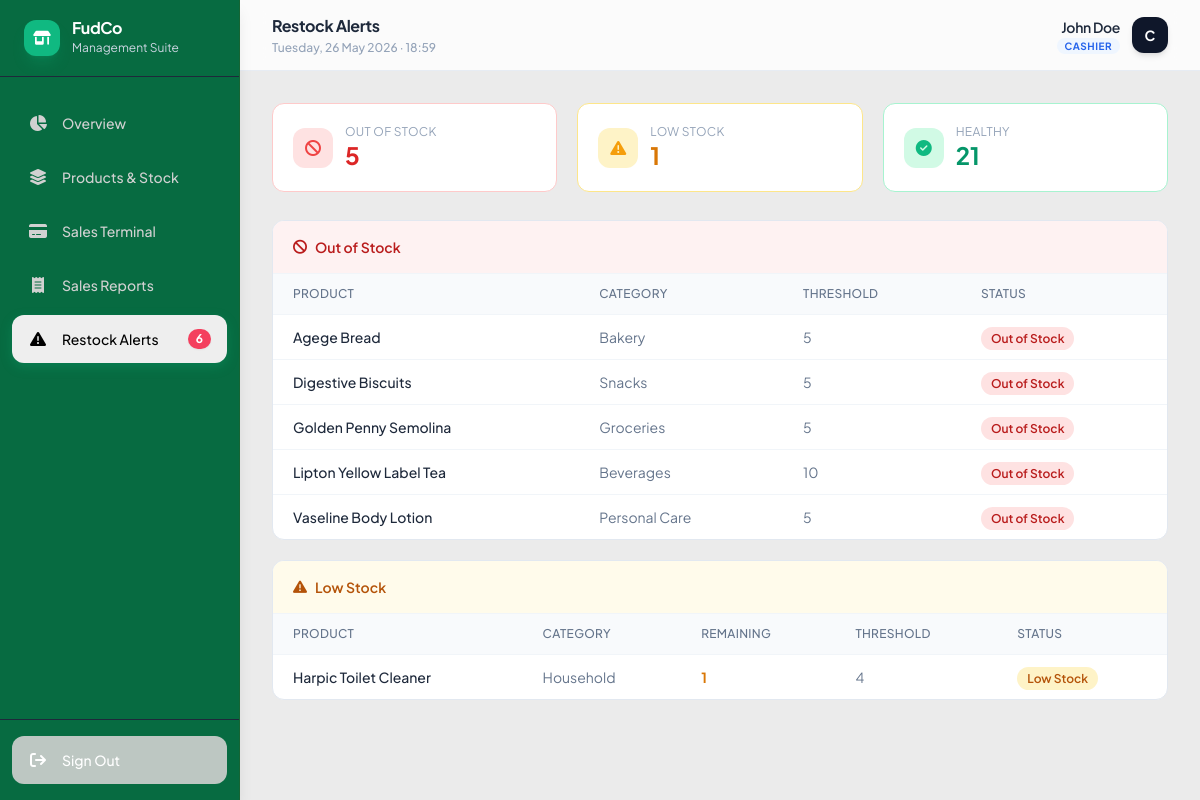
Screenshot of /restock-alerts/ (signed in) with the database file from the repository.
### store/models.py (models this page shows, shortened)
class Product(models.Model):
    name               = models.CharField(max_length=200)
    category           = models.CharField(max_length=50, choices=CATEGORY_CHOICES, default='other')
    price              = models.DecimalField(max_digits=10, decimal_places=2)
    quantity           = models.PositiveIntegerField(default=0)
    restock_threshold  = models.PositiveIntegerField(default=5)
    image              = models.ImageField(upload_to='products/', blank=True, null=True)
    created_at         = models.DateTimeField(auto_now_add=True)
    updated_at         = models.DateTimeField(auto_now=True)
    class Meta:
        ordering = ['name']

### store/views.py (the view)
# urls.py: path('restock-alerts/',             views.restock_alerts, name='restock_alerts'),
@login_required_custom
def restock_alerts(request):
    out_of_stock = Product.objects.filter(quantity=0).order_by('name')
    low_stock    = Product.objects.filter(
                       quantity__gt=0,
                       quantity__lte=F('restock_threshold'),
                   ).order_by('quantity')
    healthy      = Product.objects.filter(
                       quantity__gt=F('restock_threshold')
                   ).count()
    context = {
        'out_of_stock':    out_of_stock,
        'low_stock':       low_stock,
        'healthy_count':   healthy,
        'low_stock_count': out_of_stock.count() + low_stock.count(),
    }
    return render(request, 'store/restock_alerts.html', context)

### store/models.py (called while the page is built)
    def is_manager(self):
        return self.role == 'manager'

### templates/store/restock_alerts.html (shortened to what this page needs)
{% extends 'base.html' %}
{% block nav_alerts %}active{% endblock %}
{% block page_title %}Restock Alerts{% endblock %}
{% block content %}
<div class="grid grid-cols-3 gap-3 md:gap-5 mb-5 md:mb-7">
  <div class="bg-white rounded-xl border border-red-200 p-3 md:p-5">
    <div class="flex items-center gap-2 md:gap-3">
      <div class="w-8 h-8 md:w-10 md:h-10 bg-red-100 rounded-xl flex items-center justify-center shrink-0">
        <i class="fa-solid fa-ban text-red-500 text-sm md:text-base"></i>
      </div>
      <div class="min-w-0">
        <p class="text-slate-400 text-xs uppercase tracking-wide leading-tight">Out of Stock</p>
        <p class="text-xl md:text-2xl font-bold text-red-600">{{ out_of_stock.count }}</p>
      </div>
    </div>
  </div>
  <div class="bg-white rounded-xl border border-amber-200 p-3 md:p-5">
    <div class="flex items-center gap-2 md:gap-3">
      <div class="w-8 h-8 md:w-10 md:h-10 bg-amber-100 rounded-xl flex items-center justify-center shrink-0">
        <i class="fa-solid fa-triangle-exclamation text-amber-500 text-sm md:text-base"></i>
      </div>
      <div class="min-w-0">
        <p class="text-slate-400 text-xs uppercase tracking-wide leading-tight">Low Stock</p>
        <p class="text-xl md:text-2xl font-bold text-amber-600">{{ low_stock.count }}</p>
      </div>
    </div>
  </div>
  <div class="bg-white rounded-xl border border-emerald-200 p-3 md:p-5">
    <div class="flex items-center gap-2 md:gap-3">
      <div class="w-8 h-8 md:w-10 md:h-10 bg-emerald-100 rounded-xl flex items-center justify-center shrink-0">
        <i class="fa-solid fa-circle-check text-emerald-500 text-sm md:text-base"></i>
      </div>
      <div class="min-w-0">
        <p class="text-slate-400 text-xs uppercase tracking-wide leading-tight">Healthy</p>
        <p class="text-xl md:text-2xl font-bold text-emerald-600">{{ healthy_count }}</p>
      </div>
    </div>
  </div>
</div>
{% if out_of_stock %}
<div class="bg-white rounded-xl border border-slate-200 overflow-hidden mb-4 md:mb-5">
  <div class="px-4 md:px-5 py-4 border-b border-slate-100 bg-red-50">
    <h3 class="font-semibold text-red-700 text-sm flex items-center gap-2">
      <i class="fa-solid fa-ban"></i> Out of Stock
    </h3>
  </div>
  <div class="overflow-x-auto">
    <table class="w-full text-sm min-w-[480px]">
      <thead>
        <tr class="bg-slate-50 text-slate-500 text-xs uppercase tracking-wide border-b border-slate-100">
          <th class="px-4 md:px-5 py-3 text-left font-medium">Product</th>
          <th class="px-4 md:px-5 py-3 text-left font-medium">Category</th>
          <th class="px-4 md:px-5 py-3 text-left font-medium">Threshold</th>
          <th class="px-4 md:px-5 py-3 text-left font-medium">Status</th>
        </tr>
      </thead>
      <tbody class="divide-y divide-slate-100">
        {% for product in out_of_stock %}
        <tr class="hover:bg-slate-50">
          <td class="px-4 md:px-5 py-3 font-medium text-slate-800">{{ product.name }}</td>
          <td class="px-4 md:px-5 py-3 text-slate-500 capitalize">{{ product.get_category_display }}</td>
          <td class="px-4 md:px-5 py-3 text-slate-500">{{ product.restock_threshold }}</td>
          <td class="px-4 md:px-5 py-3">
            <span class="bg-red-100 text-red-700 text-xs font-semibold px-2.5 py-1 rounded-full">
              Out of Stock
            </span>
          </td>
        </tr>
        {% endfor %}
      </tbody>
    </table>
  </div>
</div>
{% endif %}
{% if low_stock %}
<div class="bg-white rounded-xl border border-slate-200 overflow-hidden">
  <div class="px-4 md:px-5 py-4 border-b border-slate-100 bg-amber-50">
    <h3 class="font-semibold text-amber-700 text-sm flex items-center gap-2">
      <i class="fa-solid fa-triangle-exclamation"></i> Low Stock
    </h3>
  </div>
  <div class="overflow-x-auto">
    <table class="w-full text-sm min-w-[520px]">
      <thead>
        <tr class="bg-slate-50 text-slate-500 text-xs uppercase tracking-wide border-b border-slate-100">
          <th class="px-4 md:px-5 py-3 text-left font-medium">Product</th>
          <th class="px-4 md:px-5 py-3 text-left font-medium">Category</th>
          <th class="px-4 md:px-5 py-3 text-left font-medium">Remaining</th>
          <th class="px-4 md:px-5 py-3 text-left font-medium">Threshold</th>
          <th class="px-4 md:px-5 py-3 text-left font-medium">Status</th>
        </tr>
      </thead>
      <tbody class="divide-y divide-slate-100">
        {% for product in low_stock %}
        <tr class="hover:bg-slate-50">
          <td class="px-4 md:px-5 py-3 font-medium text-slate-800">{{ product.name }}</td>
          <td class="px-4 md:px-5 py-3 text-slate-500 capitalize">{{ product.get_category_display }}</td>
          <td class="px-4 md:px-5 py-3 font-bold text-amber-600">{{ product.quantity }}</td>
          <td class="px-4 md:px-5 py-3 text-slate-500">{{ product.restock_threshold }}</td>
          <td class="px-4 md:px-5 py-3">
            <span class="bg-amber-100 text-amber-700 text-xs font-semibold px-2.5 py-1 rounded-full">
              Low Stock
            </span>
          </td>
        </tr>
        {% endfor %}
      </tbody>
    </table>
  </div>
</div>
{% endif %}
{% endblock %}

### templates/base.html (shortened to what this page needs)
<!DOCTYPE html>
<html lang="en">
<head>
  <script src="https://cdn.tailwindcss.com"></script>
  <link rel="stylesheet" href="https://cdnjs.cloudflare.com/ajax/libs/font-awesome/6.5.0/css/all.min.css"/>
</head>
<body class="bg-[#EBEBEB] text-slate-900 min-h-screen flex flex-col md:flex-row">
  <aside
  id="sidebar"
  class="hidden md:flex flex-col fixed top-0 left-0 z-30 min-h-screen bg-[#076B41] w-16 lg:w-60 border-r border-green-800 green-200/80 shadow-lg"
>
    <div class="px-3 lg:px-6 py-5 border-b border-slate-800 flex items-center gap-3 overflow-hidden">
      <div class="w-9 h-9 bg-emerald-500 rounded-xl flex items-center justify-center text-white shadow-lg shadow-emerald-500/20 shrink-0">
        <i class="fa-solid fa-shop text-sm"></i>
      </div>
      <div class="hidden lg:block">
        <h1 class="text-white font-bold text-base tracking-tight leading-none">FudCo</h1>
        <p class="text-slate-300 text-xs mt-1">Management Suite</p>
      </div>
    </div>
    <nav class="flex-1 px-2 lg:px-3 py-4 space-y-1.5 flex flex-col items-center lg:items-stretch">
      <a href="{% url 'store:dashboard' %}" class="sidebar-link hidden lg:flex {% block nav_home %}{% endblock %}">
        <i class="fa-solid fa-chart-pie w-5 text-center text-base"></i> Overview
      </a>
      <a href="{% url 'store:inventory' %}" class="sidebar-link hidden lg:flex {% block nav_inventory %}{% endblock %}">
        <i class="fa-solid fa-layer-group w-5 text-center text-base"></i> Products & Stock
      </a>
      <a href="{% url 'store:pos' %}" class="sidebar-link hidden lg:flex {% block nav_pos %}{% endblock %}">
        <i class="fa-solid fa-credit-card w-5 text-center text-base"></i> Sales Terminal
      </a>
      <a href="{% url 'store:reports' %}" class="sidebar-link hidden lg:flex {% block nav_reports %}{% endblock %}">
        <i class="fa-solid fa-receipt w-5 text-center text-base"></i> Sales Reports
      </a>
      <a href="{% url 'store:restock_alerts' %}" class="sidebar-link hidden lg:flex {% block nav_alerts %}{% endblock %}">
        <i class="fa-solid fa-triangle-exclamation w-5 text-center text-base"></i> Restock Alerts
        {% if low_stock_count %}
          <span class="ml-auto bg-rose-500 text-white text-xs font-bold px-2 py-0.5 rounded-xl shadow-sm">
            {{ low_stock_count }}
          </span>
        {% endif %}
      </a>
    </nav>
    <div class="px-2 lg:px-3 py-4 border-t border-slate-800 flex justify-center lg:block">
      {% if request.user.is_authenticated %}
      <form method="post" action="{% url 'store:logout' %}" class="w-full">
        <button type="submit" class="sidebar-link hidden lg:flex w-full text-left text-slate-400 text-white bg-[#BDC7C2] hover:text-rose-400 hover:text-white hover:bg-rose-500 ">
          <i class="fa-solid fa-arrow-right-from-bracket w-5 text-center text-base"></i> Sign Out
        </button>
      </form>
      {% endif %}
    </div>
  </aside>
  <div class="ml-0 md:ml-16 lg:ml-60 flex-1 flex flex-col min-h-screen pb-16 md:pb-0">
    <header class="bg-white/80 backdrop-blur-md border-b border-slate-200/80 px-4 md:px-8 py-3.5 flex items-center justify-between sticky top-0 z-20">
      <div class="min-w-0">
        <h2 class="text-slate-800 font-bold text-sm md:text-base tracking-tight truncate">
          {% block page_title %}Dashboard{% endblock %}
        </h2>
        <p class="text-slate-400 text-xs font-medium mt-0.5 hidden sm:block" id="current-datetime"></p>
      </div>
      <div class="flex items-center gap-3 shrink-0">
        {% if request.user.is_authenticated %}
          <div class="text-right hidden sm:block">
            <p class="text-slate-800 text-sm font-semibold tracking-tight">
              {{ request.user.get_full_name|default:request.user.username }}
            </p>
            <p class="text-[10px] uppercase font-bold tracking-wider mt-0.5">
              {% if request.user.profile.role == 'manager' %}
                <span class="text-emerald-600 bg-emerald-50 px-2 py-0.5 rounded-lg">Manager</span>
              {% else %}
                <span class="text-blue-600 bg-blue-50 px-2 py-0.5 rounded-lg">Cashier</span>
              {% endif %}
            </p>
          </div>
          <div class="w-8 h-8 md:w-9 md:h-9 rounded-xl bg-slate-900 text-white text-xs md:text-sm font-bold flex items-center justify-center shadow-md">
            {{ request.user.username|first|upper }}
          </div>
        {% endif %}
      </div>
    </header>
    <main class="flex-1 p-4 md:p-6 lg:p-8 max-w-[1600px] w-full mx-auto">
      {% block content %}{% endblock %}
    </main>
  </div>
</body>
</html>

### templates/base.html (style rules this page uses)
body { font-family: 'Plus Jakarta Sans', sans-serif; }
.sidebar-link { display: flex; align-items: center; gap: 0.875rem; padding: 0.75rem 1rem; color: #d1d1d1; font-size: 0.875rem; font-weight: 500; border-radius: 0.75rem; transition: all 0.2s ease; white-space: nowrap; }
.sidebar-link.active { color: #000000; background: #eeeeee; box-shadow: 0 4px 12px rgba(16, 185, 129, 0.25); }
#sidebar { transition: width 0.2s ease; }

### rows the page displays
Product: name "Agege Bread", category "Bakery", restock_threshold "5"
Product: name "Digestive Biscuits", category "Snacks", restock_threshold "5"
Product: name "Golden Penny Semolina", category "Groceries", restock_threshold "5"
Product: name "Lipton Yellow Label Tea", category "Beverages", restock_threshold "10"
Product: name "Vaseline Body Lotion", category "Personal Care", restock_threshold "5"
Product: name "Harpic Toilet Cleaner", category "Household", quantity "1", restock_threshold "4"

### other values shown
{{ low_stock_count }} "6"
{{ request.user.get_full_name|default:request.user.username }} "John Doe"
{{ request.user.username|first|upper }} "C"
{{ out_of_stock.count }} "5"
{{ low_stock.count }} "1"
{{ healthy_count }} "21"
